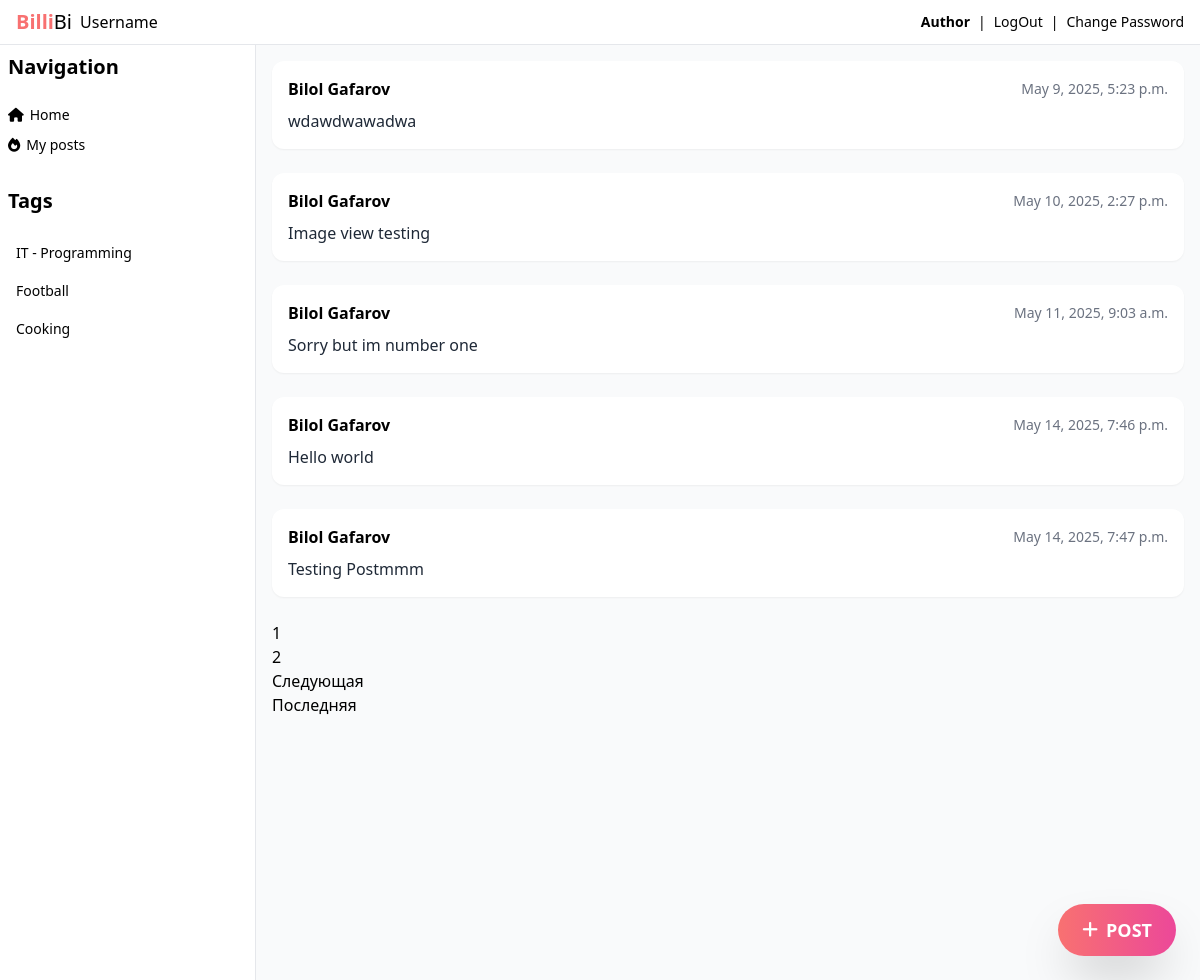
Page /3/posts/ on the committed database.
### posts/models.py (models this page shows, shortened)
class Post(models.Model):
    text = models.TextField()
    pub_date = models.DateTimeField(auto_now_add=True)
    post_image = models.ImageField(
        'Img',
        upload_to='yatube/',
        blank=True,
        null=True,
        help_text='Upload your image if you want'
    )
    author = models.ForeignKey(
        User,
        on_delete=models.CASCADE,
        related_name='posts'
    )
    group = models.ForeignKey(
        "Group",
        on_delete=models.SET_NULL,
        blank=True,
        null=True
    )

### posts/views.py (the view)
# urls.py: path('<int:pk>/posts/', views.users_post, name='users_post'),
def users_post(request, pk):
    User_pk = User.objects.get(pk=pk)
    user_post = Post.objects.filter(author=User_pk)
    paginator = Paginator(user_post, 5)
    page_count = request.GET.get('page')
    result_paginator = paginator.get_page(page_count)
    context = {
        'page_obj': result_paginator
    }
    return render(request, 'posts/user_posts.html', context)

### posts/templates/posts/user_posts.html (shortened to what this page needs)
{% extends 'posts/index.html' %}
{% block content %}
{% for post in page_obj %}
<article class="bg-white p-4 rounded-xl shadow-sm mb-6">
  <div class="flex justify-between items-center mb-2">
    <span class="font-semibold">{{ post.author.get_full_name }}</span>
    <span class="text-gray-500 text-sm">{{ post.pub_date }}</span>
  </div>
  <p class="text-gray-800">{{ post.text }}</p>
</article>
{% empty %}
<p>No posts available.</p>
{% endfor %}
{% if page_obj.has_other_pages %}
<nav aria-label="Page navigation" class="my-5">
  <ul class="pagination">
    {% for i in page_obj.paginator.page_range %}
        {% if page_obj.number == i %}
              <li class="page-item active">
                <span class="page-link">{{ i }}</span>
              </li>
            {% else %}
              <li class="page-item">
                <a class="page-link" href="?page={{ i }}">{{ i }}</a>
              </li>
        {% endif %}
      {% endfor %}
        {% if page_obj.has_next %}
          <li class="page-item">
            <a class="page-link" href="?page={{ page_obj.next_page_number }}">
              Следующая
            </a>
          </li>
          <li class="page-item">
            <a class="page-link" href="?page={{ page_obj.paginator.num_pages }}">
              Последняя
            </a>
          </li>
        {% endif %}
{% endif %}
{% endblock %}

### rows in the picture
Post: author.get_full_name "Bilol Gafarov", pub_date "May 9, 2025, 5:23 p.m.", text "wdawdwawadwa"
Post: author.get_full_name "Bilol Gafarov", pub_date "May 10, 2025, 2:27 p.m.", text "Image view testing"
Post: author.get_full_name "Bilol Gafarov", pub_date "May 11, 2025, 9:03 a.m.", text "Sorry but im number one"
Post: author.get_full_name "Bilol Gafarov", pub_date "May 14, 2025, 7:46 p.m.", text "Hello world"
Post: author.get_full_name "Bilol Gafarov", pub_date "May 14, 2025, 7:47 p.m.", text "Testing Postmmm"

### other values in the picture
{{ i }} "1"
{{ i }} "2"
